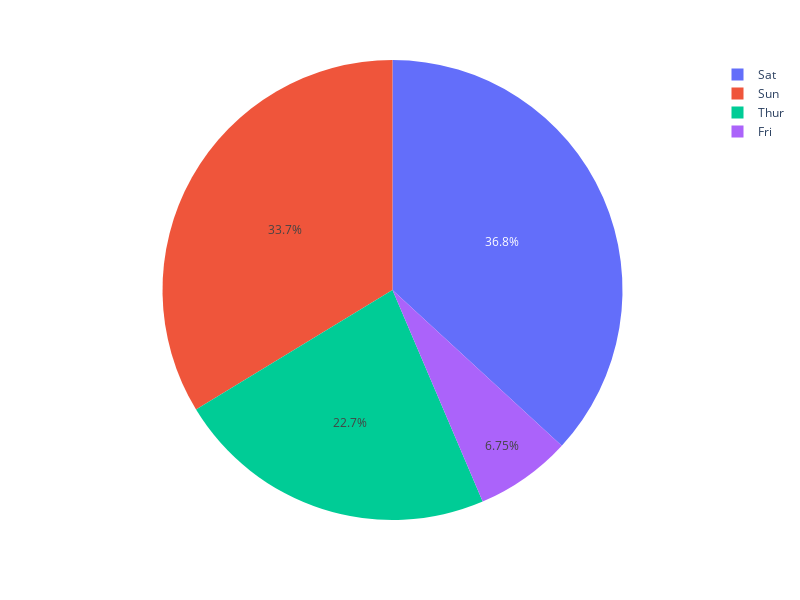

The notebook cell this image was saved under:
### Code cell
import plotly.express as px 

# using the tips dataset
df = px.data.tips() 

# plotting the pie chart
fig = px.pie(df, values="total_bill", names="day") 
fig.update_layout(
    width=800,  # width in pixels
    height=600  # height in pixels
)
# showing the plot
fig.show()

### Figure 1 — Plotly figure (JSON) as saved in the notebook; plotly's stock layout.template omitted (floating-point values rounded to 4 significant figures; data arrays with more than 128 entries replaced by an {"elided": "..."} marker saying what was removed)
{"data": [{"domain": {"x": [0, 1], "y": [0, 1]}, "hovertemplate": "day=%{label}<br>total_bill=%{value}<extra></extra>", "labels": {"elided": "244 str values"}, "legendgroup": "", "name": "", "showlegend": true, "type": "pie", "values": {"elided": "244 float values"}}], "layout": {"height": 600, "legend": {"tracegroupgap": 0}, "margin": {"t": 60}, "width": 800}}
